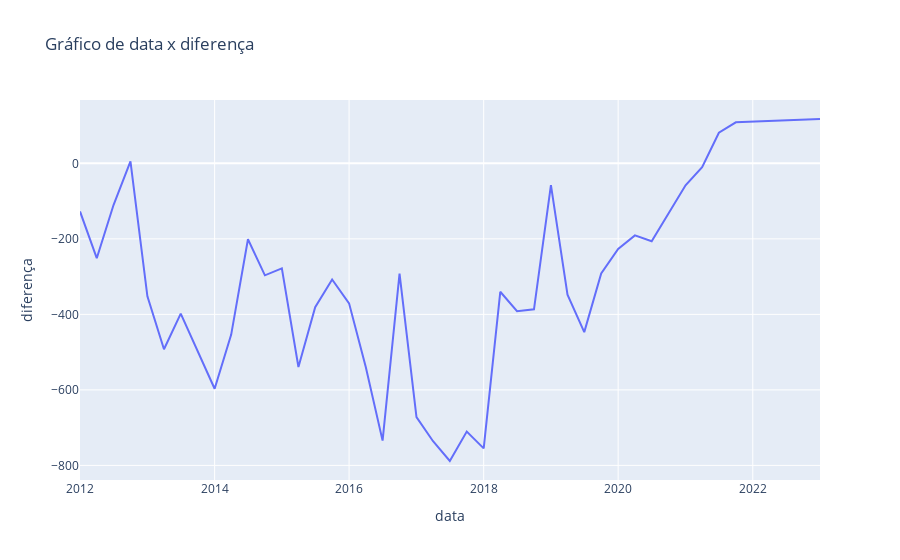

Write notebook code for a chart like this one.
### Code cell
# diferença entre os trimestres comparado a média	
tabela["diferença"] = tabela["valor"] - media_total
#excluir o valor máximo para que o gráfico fique mais legível
tabela = tabela[tabela["valor"] != tabela["valor"].max()]

#criar o gráfico
#grafico somente da diferença

for coluna in tabela.columns:
    
    #grafico mostra os trimestres de maneira crescente
    grafico = px.line(tabela, x=coluna, y="diferença", title=f"Gráfico de {coluna} x diferença")
    
    # exibir o grafico
    grafico.show()
    break #O gráfico de diferença é o mesmo para todas as colunas, então não é necessário repetir o processo para todas as colunas

'''Note que o valor máximo se comparta como uma grande anomalia, confirmando a suspeita de que o valor foi digitado erroneamente
e que a inflação foram os grandes resposáveis pelo aumento da média trimestral, visto que os saldos aumentam pouco, e oscilaram bastante'''

### Figure 1 — Plotly figure (JSON) as saved in the notebook; plotly's stock layout.template omitted (floating-point values rounded to 4 significant figures)
{"data": [{"hovertemplate": "data=%{x}<br>diferença=%{y}<extra></extra>", "legendgroup": "", "line": {"color": "#636efa", "dash": "solid"}, "marker": {"symbol": "circle"}, "mode": "lines", "name": "", "orientation": "v", "showlegend": false, "type": "scatter", "x": ["2012-01-01T00:00:00", "2012-04-01T00:00:00", "2012-07-01T00:00:00", "2012-10-01T00:00:00", "2013-01-01T00:00:00", "2013-04-01T00:00:00", "2013-07-01T00:00:00", "2014-01-01T00:00:00", "2014-04-01T00:00:00", "2014-07-01T00:00:00", "2014-10-01T00:00:00", "2015-01-01T00:00:00", "2015-04-01T00:00:00", "2015-07-01T00:00:00", "2015-10-01T00:00:00", "2016-01-01T00:00:00", "2016-04-01T00:00:00", "2016-07-01T00:00:00", "2016-10-01T00:00:00", "2017-01-01T00:00:00", "2017-04-01T00:00:00", "2017-07-01T00:00:00", "2017-10-01T00:00:00", "2018-01-01T00:00:00", "2018-04-01T00:00:00", "2018-07-01T00:00:00", "2018-10-01T00:00:00", "2019-01-01T00:00:00", "2019-04-01T00:00:00", "2019-07-01T00:00:00", "2019-10-01T00:00:00", "2020-01-01T00:00:00", "2020-04-01T00:00:00", "2020-07-01T00:00:00", "2021-01-01T00:00:00", "2021-04-01T00:00:00", "2021-07-01T00:00:00", "2021-10-01T00:00:00", "2023-01-01T00:00:00"], "xaxis": "x", "y": [-127.3, -251.2, -110.4, 5.452, -352.3, -492.3, -397.8, -596.9, -453.4, -201.1, -296.5, -278.1, -539.4, -380.9, -307.6, -370.8, -540.0, -734.3, -291.8, -672.2, -735.9, -788.3, -710.4, -754.8, -340.1, -391.4, -386.5, -57.85, -347.9, -446.9, -291.7, -226.5, -190.8, -206.3, -58.15, -9.948, 81.05, 108.8, 117.5], "yaxis": "y"}], "layout": {"legend": {"tracegroupgap": 0}, "title": {"text": "Gráfico de data x diferença"}, "xaxis": {"anchor": "y", "domain": [0, 1], "title": {"text": "data"}}, "yaxis": {"anchor": "x", "domain": [0, 1], "title": {"text": "diferença"}}}}
